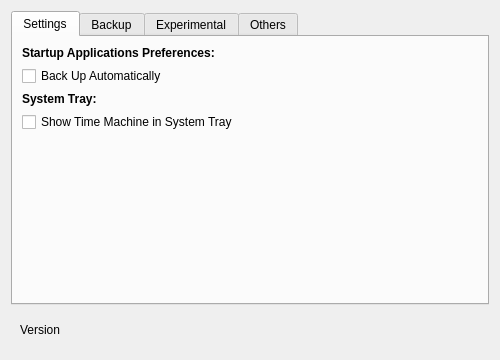
<?xml version="1.0" encoding="UTF-8"?>
<ui version="4.0">
 <class>Options</class>
 <widget class="QDialog" name="Options">
  <property name="geometry">
   <rect>
    <x>0</x>
    <y>0</y>
    <width>500</width>
    <height>360</height>
   </rect>
  </property>
  <property name="minimumSize">
   <size>
    <width>500</width>
    <height>360</height>
   </size>
  </property>
  <property name="maximumSize">
   <size>
    <width>500</width>
    <height>360</height>
   </size>
  </property>
  <property name="windowTitle">
   <string>Dialog</string>
  </property>
  <layout class="QVBoxLayout" name="verticalLayout">
   <item>
    <widget class="QTabWidget" name="tabWidget">
     <property name="currentIndex">
      <number>0</number>
     </property>
     <widget class="QWidget" name="tab_3">
      <attribute name="title">
       <string>Settings</string>
      </attribute>
      <layout class="QVBoxLayout" name="verticalLayout_6">
       <item>
        <widget class="QLabel" name="label_10">
         <property name="font">
          <font>
           <bold>true</bold>
          </font>
         </property>
         <property name="text">
          <string>Startup Applications Preferences:</string>
         </property>
        </widget>
       </item>
       <item>
        <widget class="QCheckBox" name="automatically_backup_checkbox">
         <property name="enabled">
          <bool>true</bool>
         </property>
         <property name="text">
          <string>Back Up Automatically</string>
         </property>
        </widget>
       </item>
       <item>
        <widget class="QLabel" name="label_11">
         <property name="font">
          <font>
           <bold>true</bold>
          </font>
         </property>
         <property name="text">
          <string>System Tray:</string>
         </property>
        </widget>
       </item>
       <item>
        <widget class="QCheckBox" name="show_in_system_tray_checkbox">
         <property name="enabled">
          <bool>true</bool>
         </property>
         <property name="text">
          <string>Show Time Machine in System Tray</string>
         </property>
        </widget>
       </item>
       <item>
        <spacer name="verticalSpacer">
         <property name="orientation">
          <enum>Qt::Vertical</enum>
         </property>
         <property name="sizeHint" stdset="0">
          <size>
           <width>20</width>
           <height>40</height>
          </size>
         </property>
        </spacer>
       </item>
      </layout>
     </widget>
     <widget class="QWidget" name="back_up_tab">
      <attribute name="title">
       <string>Backup</string>
      </attribute>
      <layout class="QGridLayout" name="gridLayout_3">
       <item row="0" column="0">
        <widget class="QLabel" name="label_4">
         <property name="font">
          <font>
           <bold>true</bold>
          </font>
         </property>
         <property name="text">
          <string>Backup folders:</string>
         </property>
        </widget>
       </item>
       <item row="1" column="0">
        <widget class="QScrollArea" name="scroll_area_folders">
         <property name="widgetResizable">
          <bool>true</bool>
         </property>
         <widget class="QWidget" name="scrollAreaWidgetContents_2">
          <property name="geometry">
           <rect>
            <x>0</x>
            <y>0</y>
            <width>458</width>
            <height>223</height>
           </rect>
          </property>
          <layout class="QGridLayout" name="gridLayout_4">
           <item row="0" column="0">
            <layout class="QGridLayout" name="grid_folders_layout"/>
           </item>
          </layout>
         </widget>
        </widget>
       </item>
      </layout>
     </widget>
     <widget class="QWidget" name="tab">
      <attribute name="title">
       <string>Experimental</string>
      </attribute>
      <layout class="QGridLayout" name="gridLayout">
       <item row="0" column="0">
        <widget class="QLabel" name="label_8">
         <property name="font">
          <font>
           <bold>true</bold>
          </font>
         </property>
         <property name="text">
          <string>Experimental Features:</string>
         </property>
        </widget>
       </item>
       <item row="1" column="0">
        <widget class="QCheckBox" name="allow_browser_in_time_machine">
         <property name="enabled">
          <bool>true</bool>
         </property>
         <property name="text">
          <string>Browser In Time Machine (System Tray Option)</string>
         </property>
        </widget>
       </item>
       <item row="2" column="0">
        <spacer name="verticalSpacer_2">
         <property name="orientation">
          <enum>Qt::Vertical</enum>
         </property>
         <property name="sizeHint" stdset="0">
          <size>
           <width>20</width>
           <height>40</height>
          </size>
         </property>
        </spacer>
       </item>
      </layout>
     </widget>
     <widget class="QWidget" name="others_tab">
      <attribute name="title">
       <string>Others</string>
      </attribute>
      <layout class="QVBoxLayout" name="verticalLayout_4">
       <item>
        <layout class="QVBoxLayout" name="verticalLayout_3">
         <item>
          <widget class="QLabel" name="label_5">
           <property name="font">
            <font>
             <bold>true</bold>
            </font>
           </property>
           <property name="text">
            <string>Flatpak Settings:</string>
           </property>
          </widget>
         </item>
         <item>
          <widget class="QCheckBox" name="allow_flatpak_data_checkBox">
           <property name="enabled">
            <bool>false</bool>
           </property>
           <property name="text">
            <string>Back up flatpaks Data</string>
           </property>
          </widget>
         </item>
         <item>
          <widget class="QLabel" name="label_6">
           <property name="font">
            <font>
             <bold>true</bold>
            </font>
           </property>
           <property name="text">
            <string>Reset:</string>
           </property>
          </widget>
         </item>
         <item>
          <widget class="QLabel" name="label_7">
           <property name="text">
            <string>&lt;html&gt;&lt;head/&gt;&lt;body&gt;&lt;p&gt;If something seems broken, click on Reset, to reset all settings.&lt;/p&gt;&lt;/body&gt;&lt;/html&gt;</string>
           </property>
           <property name="scaledContents">
            <bool>false</bool>
           </property>
           <property name="wordWrap">
            <bool>true</bool>
           </property>
          </widget>
         </item>
         <item alignment="Qt::AlignLeft">
          <widget class="QPushButton" name="reset_button">
           <property name="text">
            <string>Reset</string>
           </property>
          </widget>
         </item>
         <item>
          <spacer name="verticalSpacer_3">
           <property name="orientation">
            <enum>Qt::Vertical</enum>
           </property>
           <property name="sizeHint" stdset="0">
            <size>
             <width>20</width>
             <height>40</height>
            </size>
           </property>
          </spacer>
         </item>
        </layout>
       </item>
      </layout>
     </widget>
    </widget>
   </item>
   <item>
    <layout class="QHBoxLayout" name="horizontalLayout_2">
     <property name="spacing">
      <number>9</number>
     </property>
     <property name="leftMargin">
      <number>9</number>
     </property>
     <property name="topMargin">
      <number>9</number>
     </property>
     <property name="rightMargin">
      <number>9</number>
     </property>
     <property name="bottomMargin">
      <number>9</number>
     </property>
     <item>
      <widget class="QLabel" name="version_label">
       <property name="text">
        <string>Version</string>
       </property>
      </widget>
     </item>
     <item>
      <spacer name="horizontalSpacer">
       <property name="orientation">
        <enum>Qt::Horizontal</enum>
       </property>
       <property name="sizeHint" stdset="0">
        <size>
         <width>40</width>
         <height>20</height>
        </size>
       </property>
      </spacer>
     </item>
    </layout>
   </item>
  </layout>
 </widget>
 <resources/>
 <connections/>
</ui>
